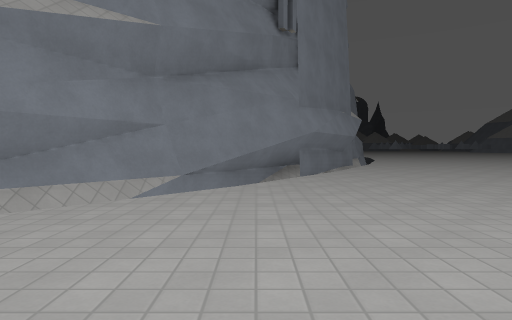
View 1 (above)

24 first-person views from a walk through a 3-D level made in the Godot game engine. The camera is 1.2 m above the floor, tilts 2° down and sees 75° across. The floor is counted in squares, 2 m on a side. Each view is taken from the middle of a square. On the plan, view 1 faces up. The plan holds only what a view shows up to about 10 squares ahead; the rest is blank. The place goes on beyond the plan. Surface patterns are stand-ins for the level's own textures.

View 2
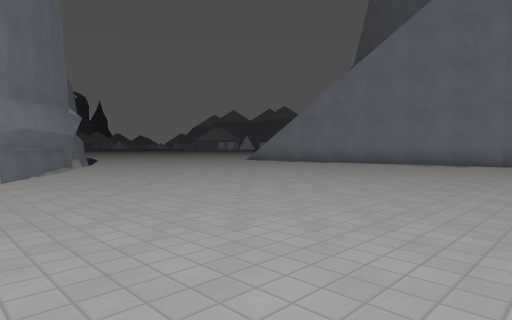

View 3
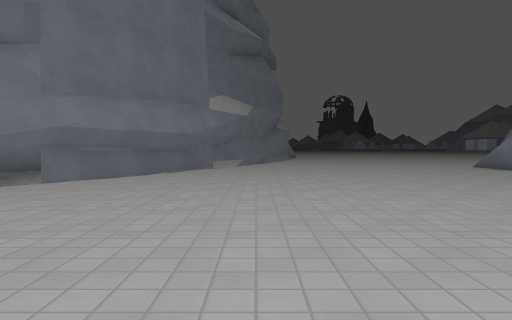

View 4
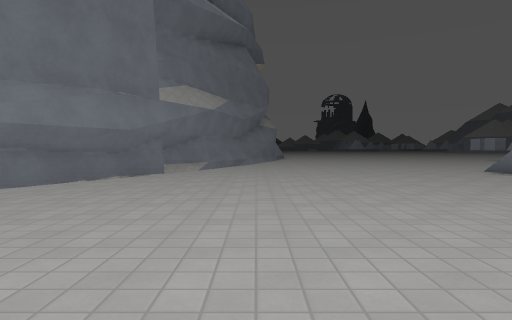

View 5
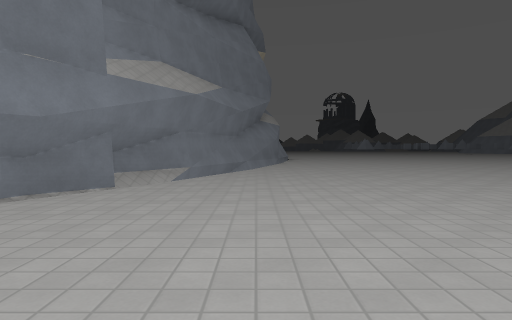

View 6
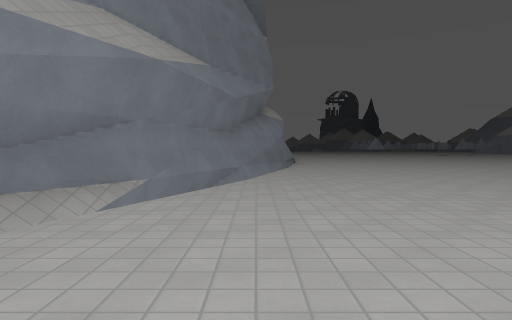

View 7
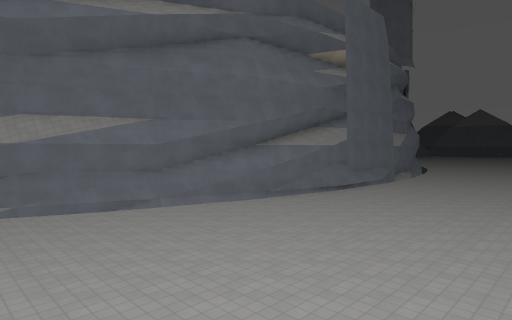

View 8
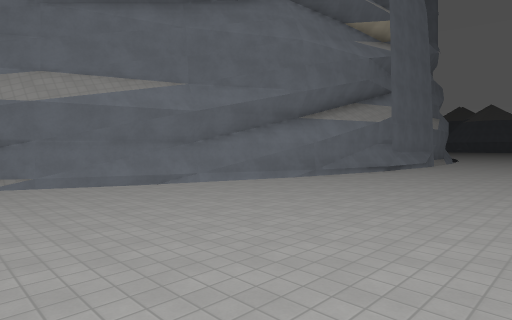

View 9
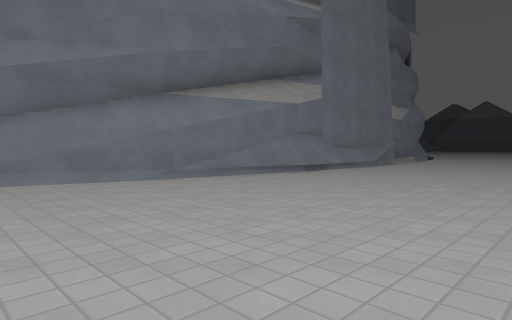

View 10
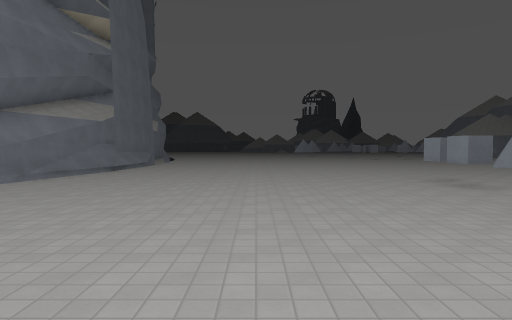

View 11
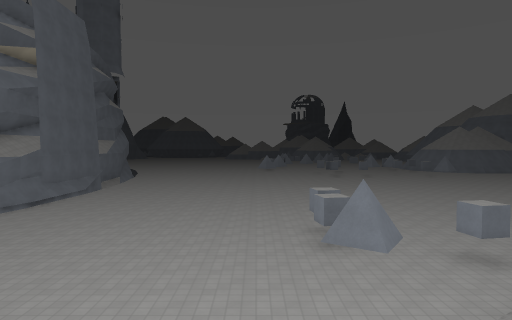

View 12
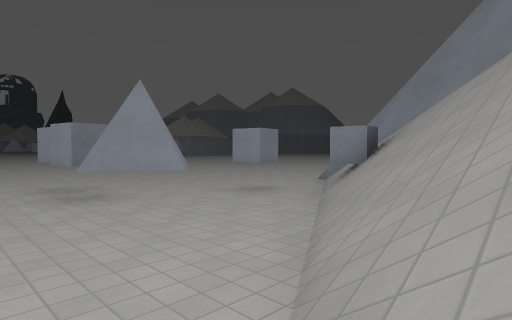

View 13
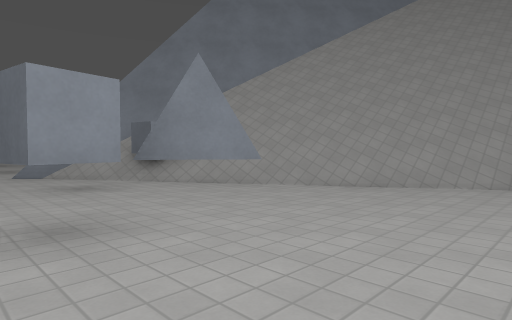

View 14
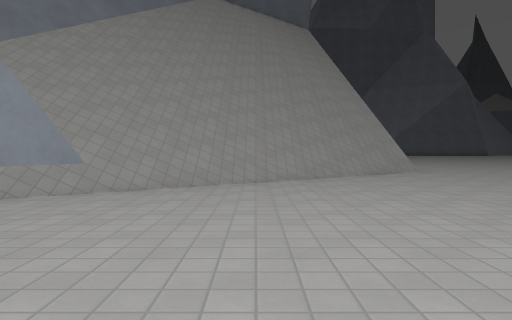

View 15
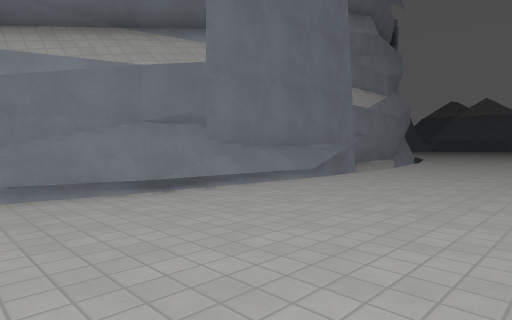

View 16
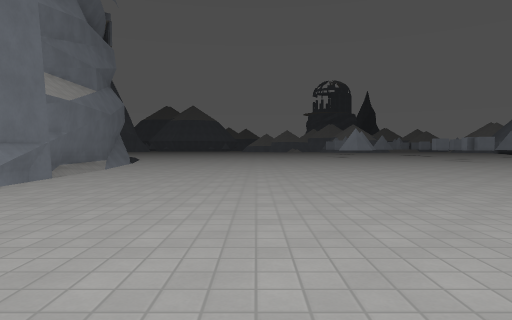

View 17
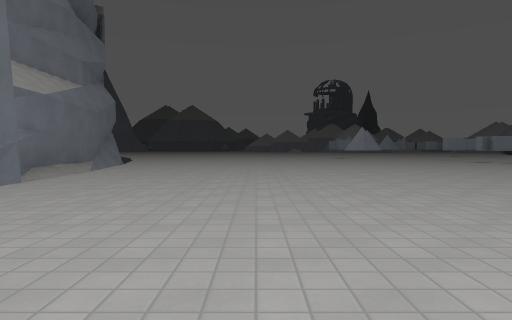

View 18
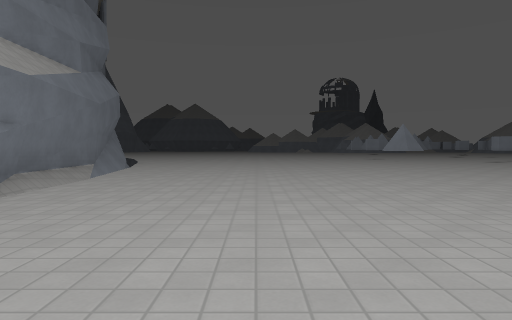

View 19
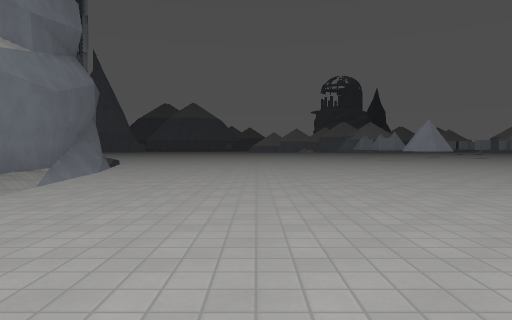

View 20
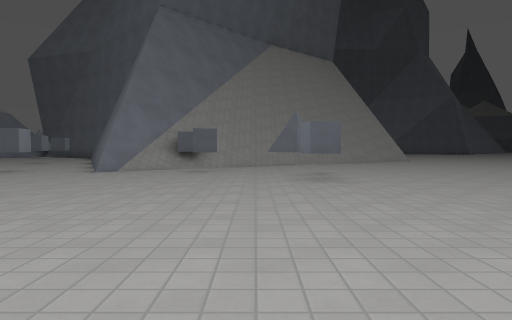

View 21
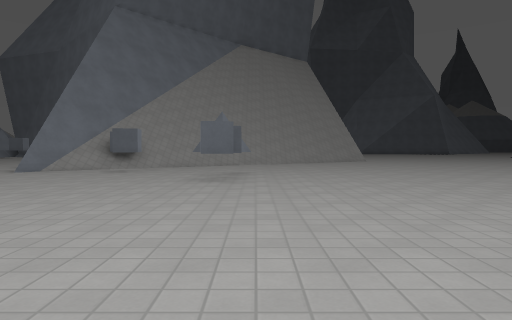

View 22
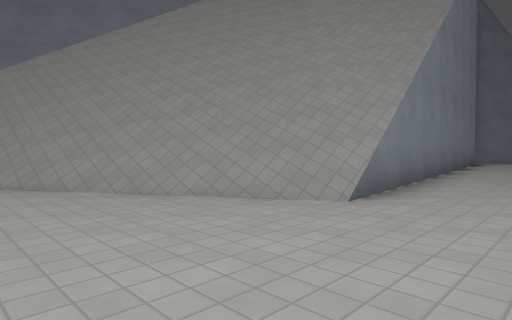

View 23
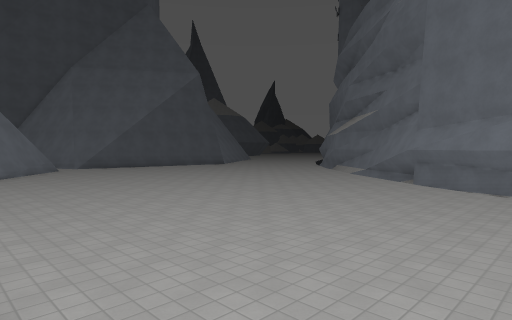

View 24
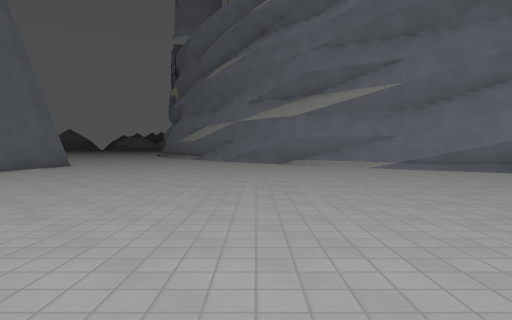

### Floor plan
Key: @ floor where view 1 was taken; # wall or solid block; . main floor; : floor 1.5 m higher than the main floor; + floor 8 m higher than the main floor; / step, stairs or slope; ^ raised ledge.
Columns run from 2 left of view 1 to 24 right of it. Each row starts with its distance up from view 1.
 39         #............
 38         #............
 37         # ...........
 36         ##...........
 35          #............
 34          #............
 33          #............
 32          #...........
 31          #..........
 30          #..........
 29          #.........
 28          #........ . .
 27          #.............
 26          #..............
 25          ^...............
 24          #...............
 23          #................
 22          #..........#......
 21         ^#.................
 20         #...........#......
 19        ^#...........#.#./#.
 18        ##............./#:#.
 17        # ............///##
 16       ##.........../////#
 15       ##..........//////#
 14       #.........///////##
 13      ##......./////////#
 12      #........////////+^
 11     ##........#///////#
 10     #.........////////
  9    ##..........//////
  8   ##...........////
  7   #............///
  6 ###............/
  5 ##............./
  4 #..............
  3  .............
  2  .............
  1  .............
  0  .@........
 -1  .........
 -2  ........
 -3  ......
 -4  .....
 -5  ...
 -6  ##

Where each view was taken, in squares from view 1:
view 1: 0 up, 0 right, facing up
view 2: 0 up, 0 right, facing up-right
view 3: 2 up, 5 right, facing up
view 4: 4 up, 6 right, facing up
view 5: 7 up, 6 right, facing up
view 6: 10 up, 6 right, facing up
view 7: 13 up, 15 right, facing up-left
view 8: 13 up, 13 right, facing up-left
view 9: 18 up, 13 right, facing up-left
view 10: 13 up, 13 right, facing up
view 11: 13 up, 16 right, facing up
view 12: 15 up, 16 right, facing up-right
view 13: 21 up, 15 right, facing down-right
view 14: 21 up, 16 right, facing down
view 15: 23 up, 12 right, facing up-left
view 16: 24 up, 12 right, facing up
view 17: 25 up, 12 right, facing up
view 18: 27 up, 11 right, facing up
view 19: 29 up, 11 right, facing up
view 20: 28 up, 19 right, facing down
view 21: 28 up, 17 right, facing down
view 22: 16 up, 10 right, facing down-right
view 23: 12 up, 12 right, facing down-left
view 24: 1 up, 9 right, facing left
